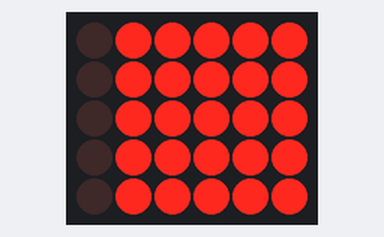
Recording of a sketch running on a simulated Arduino Uno, built with avr-gcc and run on an emulated ATmega328P. Shown: 6×5 LED matrix. Wiring (inferred from the names in the program): LED matrix (orientation assumed): rows pin 4, pin 5, pin 6, pin 7, pin 3; columns pin 2, pin 8, pin 9, pin 10, pin 11, pin 12.

Above: at 0.3 s.

The sketch:

RGLEDmatrix.ino
```cpp
// author: Albert Frisch, 2013
// email:  albert.frisch@gmail.com
// descr:  driving a 5x5 anti-parallel dual LED matrix (red/green) using a 74HCT573
//         time-multiplexes every row with frequency MPLEXFREQ (a few kHz)
//         red and green frames are shown alternatively, thus also color mixing is possible

#include <stdio.h>

#define PIXELOFF    0
#define PIXELGREEN  1
#define PIXELRED    2
#define PIXELORANGE 3

#define PINOE     2	// output enable of 74HCT573, Latch is set high by hardware
#define PINROW0   3	// Pin at which Row0 is connected
#define PINROW1   4
#define PINROW2   5
#define PINROW3   6
#define PINROW4   7
#define PINCOL0   8	// Pin for Column0
#define PINCOL1   9
#define PINCOL2   10
#define PINCOL3   11
#define PINCOL4   12

#define PATTERNSIZEX  5
#define PATTERNSIZEY  5
#define MPLEXFREQ     3000 // row multiplexing frequency
#define MPLEXTIMEMUS  1000000/MPLEXFREQ //multiplexing time in microseconds
#define BLINKTIME     200  // blinking time for simple color switching test

// frameBuffer
// colorcode: 0 = LEDs off, 1 = LED green, 2 = LED red, 3 = LED green and red (orange)
unsigned char colorPattern[PATTERNSIZEX][PATTERNSIZEY] = {
  { 2, 2, 1, 3, 0 },
  { 2, 2, 1, 3, 0 },
  { 1, 1, 1, 3, 0 },
  { 3, 3, 3, 3, 0 },
  { 0, 0, 0, 0, 0 }
};

// constants
unsigned char allLEDRed[PATTERNSIZEX][PATTERNSIZEY] = {
  { 2, 2, 2, 2, 2 },
  { 2, 2, 2, 2, 2 },
  { 2, 2, 2, 2, 2 },
  { 2, 2, 2, 2, 2 },
  { 2, 2, 2, 2, 2 }
};

unsigned char allLEDGreen[PATTERNSIZEX][PATTERNSIZEY] = {
  { 1, 1, 1, 1, 1 },
  { 1, 1, 1, 1, 1 },
  { 1, 1, 1, 1, 1 },
  { 1, 1, 1, 1, 1 },
  { 1, 1, 1, 1, 1 }
};

unsigned char allLEDOrange[PATTERNSIZEX][PATTERNSIZEY] = {
  { 3, 3, 3, 3, 3 },
  { 3, 3, 3, 3, 3 },
  { 3, 3, 3, 3, 3 },
  { 3, 3, 3, 3, 3 },
  { 3, 3, 3, 3, 3 }
};

unsigned char allLEDOff[PATTERNSIZEX][PATTERNSIZEY] = {
  { 0, 0, 0, 0, 0 },
  { 0, 0, 0, 0, 0 },
  { 0, 0, 0, 0, 0 },
  { 0, 0, 0, 0, 0 },
  { 0, 0, 0, 0, 0 }
};

// output pattern
unsigned char frameBuffer[PATTERNSIZEX][PATTERNSIZEY];
// LED pattern which will be used to calculate actual LED output pattern, depending on color
unsigned char LEDBuffer[PATTERNSIZEX][PATTERNSIZEY];

unsigned long mplexTime;
unsigned long blinkTime;

struct flagsStruct {
  boolean frameGreen;
  boolean frameRed;
  unsigned char rowNum;
} flags;

unsigned int framenum;

void setup() {
  initPins();
  initVariables();
  outputPattern(&allLEDOff[0][0]);
}

void loop() {
  if ((millis()-blinkTime)>=BLINKTIME) {
    blinkTime = millis();
    if (framenum==1) {
      framenum = 0;
      outputPattern(&allLEDGreen[0][0]);
    } else {
      framenum = 1;
      outputPattern(&allLEDOrange[0][0]);
    }
  }

  if ((micros()-mplexTime)>=MPLEXTIMEMUS) {
    mplexTime = micros();
    if (flags.rowNum>=PATTERNSIZEX) {
      flags.rowNum = 0;
      flags.frameGreen = !flags.frameGreen;  //change color for next frame
      flags.frameRed = !flags.frameGreen;
      calcLEDBuffer(flags.frameGreen);
    }
    doMultiplexing(flags.frameGreen, flags.rowNum);
    flags.rowNum++;
  }
}

void initPins() {
  pinMode(PINOE, OUTPUT);
  digitalWrite(PINOE, HIGH);
  pinMode(PINROW0, OUTPUT);
  pinMode(PINROW1, OUTPUT);
  pinMode(PINROW2, OUTPUT);
  pinMode(PINROW3, OUTPUT);
  pinMode(PINROW4, OUTPUT);
  pinMode(PINCOL0, OUTPUT);
  pinMode(PINCOL1, OUTPUT);
  pinMode(PINCOL2, OUTPUT);
  pinMode(PINCOL3, OUTPUT);
  pinMode(PINCOL4, OUTPUT);
}

void initVariables() {
  flags.frameGreen = true;
  flags.frameRed = false;
  flags.rowNum = 0;
}

void outputPattern(unsigned char *pattern) {
  for (int i=0;i<PATTERNSIZEX;i++) {
    for (int j=0;j<PATTERNSIZEY;j++) {
      frameBuffer[i][j] = *(pattern+i*PATTERNSIZEX+j);
    }
  }
}

void calcLEDBuffer(boolean color) {
  // color==1 green frame, color==0 red frame, orange == red and green
  unsigned char pixelLED = 0;
  unsigned char pixelColor;
  for (int i=0;i<PATTERNSIZEX;i++) {
    for (int j=0;j<PATTERNSIZEY;j++) {
      pixelColor = frameBuffer[i][j];
      if (color) { //green pixel
        switch (pixelColor) {
          case PIXELGREEN:
          case PIXELORANGE: pixelLED = 1; break;
          default: pixelLED = 0;
        }
      } else {     //red pixel
        switch (pixelColor) {
          case PIXELRED:
          case PIXELORANGE: pixelLED = 1; break;
          default: pixelLED = 0;
        }
      }
      LEDBuffer[i][j] = pixelLED;
    }
  }
}

void doMultiplexing(boolean colorGreen, unsigned char row) {
  boolean rowState;
  boolean colState;
  digitalWrite(PINOE, HIGH);        // disable outputs
  if (colorGreen) rowState = LOW;   // green color
  else rowState = HIGH;             // red color
  switchAllRowsHighZ();
  switchRowOutput(row, rowState);
  for (int j=0;j<PATTERNSIZEY;j++) {
    colState = LEDBuffer[row][j];
    if (!colorGreen) colState = !colState;  //for red output colState has to be inverted!
    switchColOutput(j, colState);
  }
  digitalWrite(PINOE, LOW);         // enable outputs
}

void switchAllRowsHighZ() {
  pinMode(PINROW0, INPUT);
  pinMode(PINROW1, INPUT);
  pinMode(PINROW2, INPUT);
  pinMode(PINROW3, INPUT);
  pinMode(PINROW4, INPUT);
}

void switchRowOutput(unsigned char row, boolean state) {
  unsigned char rowPin;
  switch (row) {
    case 0: rowPin = PINROW0; break;
    case 1: rowPin = PINROW1; break;
    case 2: rowPin = PINROW2; break;
    case 3: rowPin = PINROW3; break;
    case 4: rowPin = PINROW4; break;
    default: rowPin = PINROW0;
  }
  pinMode(rowPin, OUTPUT);
  digitalWrite(rowPin, state);
}

void switchColOutput(unsigned char col, boolean state) {
  unsigned char colPin;
  switch (col) {
    case 0: colPin = PINCOL0; break;
    case 1: colPin = PINCOL1; break;
    case 2: colPin = PINCOL2; break;
    case 3: colPin = PINCOL3; break;
    case 4: colPin = PINCOL4; break;
    default: colPin = PINROW0;
  }
  digitalWrite(colPin, state);
}
```
